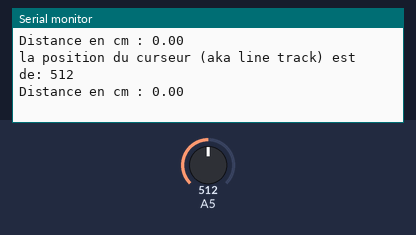
A sketch run on a simulated Arduino Uno, built with avr-gcc and run on an emulated ATmega328P. Shown: the last lines printed to the serial monitor. The test bench sets the inputs (shaded band); at power-on: A5 = 512.

Above: at 1.3 s.
1.4 s: A5 set to 716
At 1.88 s:
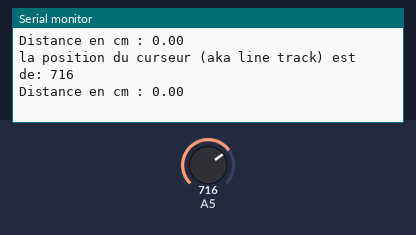
2.9 s: A5 set to 900
At 3.42 s:
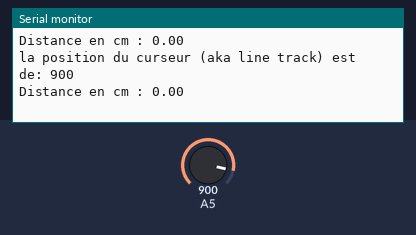
Timing chart, 0 to 5.9 s (numbered marks = the images above; inputs shaded):
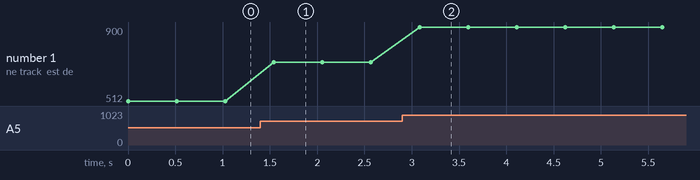

Measured:
- after the input at 1.4 s, the serial monitor: prints a new line after 0.14 s (image 1)
- after the input at 2.9 s, the serial monitor: prints a new line after 0.18 s (image 2)
- plotted number 1: 512 → 716 after the input at 1.4 s, 716 → 900 after the input at 2.9 s

The sketch:

test-potentiometre.ino
```cpp
/* http://romain-astouric.com/arduino-1-etude-et-prise-en-main-dun-fader-motorise/ */

float cm = 0;

void setup() {
  Serial.begin(9600);
}

void loop() {
  int valeur_recup = 0;
  valeur_recup = analogRead(A5);
  //cm = (valeur_recup*9.3/4095);
  Serial.print("la position du curseur (aka line track) est de: ");
  Serial.println(valeur_recup);
  Serial.print("Distance en cm : ");
  Serial.println(cm);
  Serial.println();
  delay(500);
}

/* vim: set ts=2 sw=2 et : */
```
